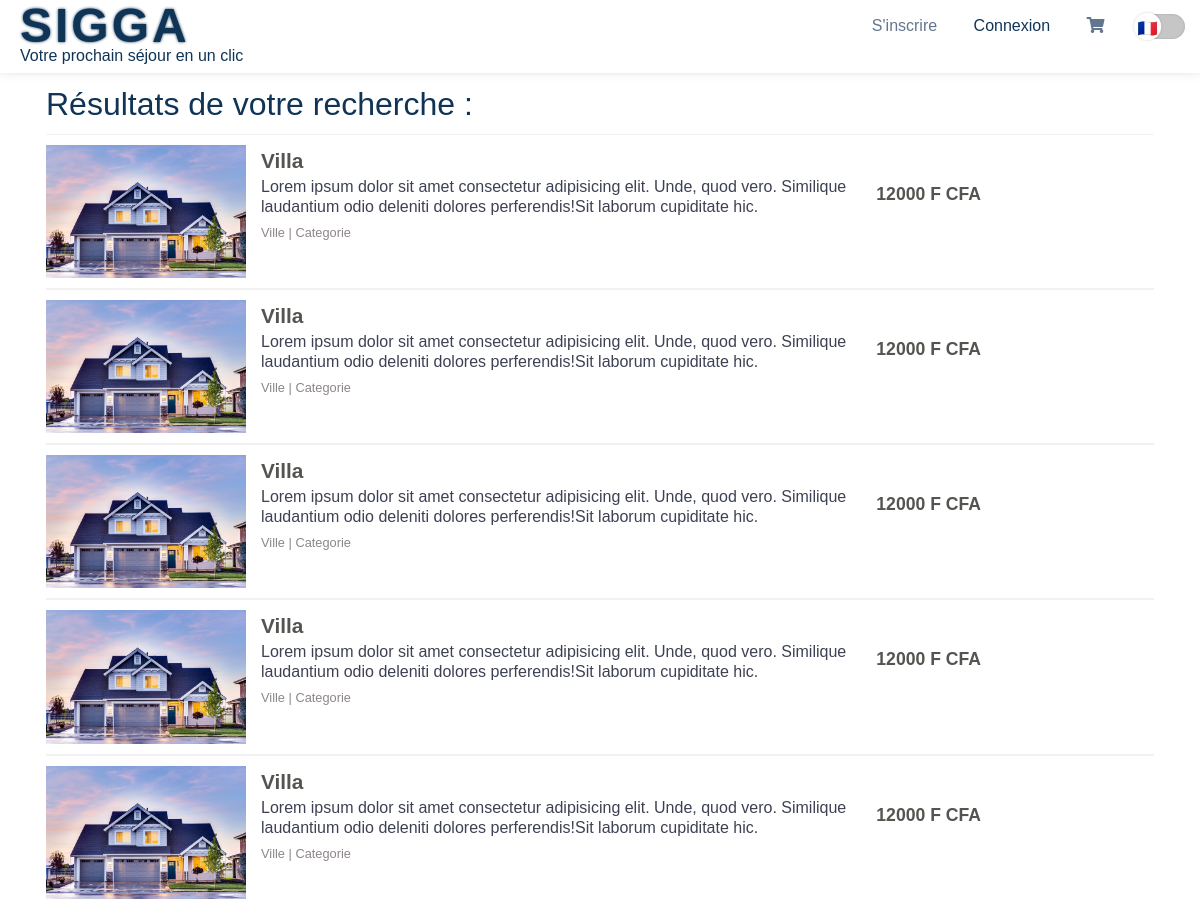
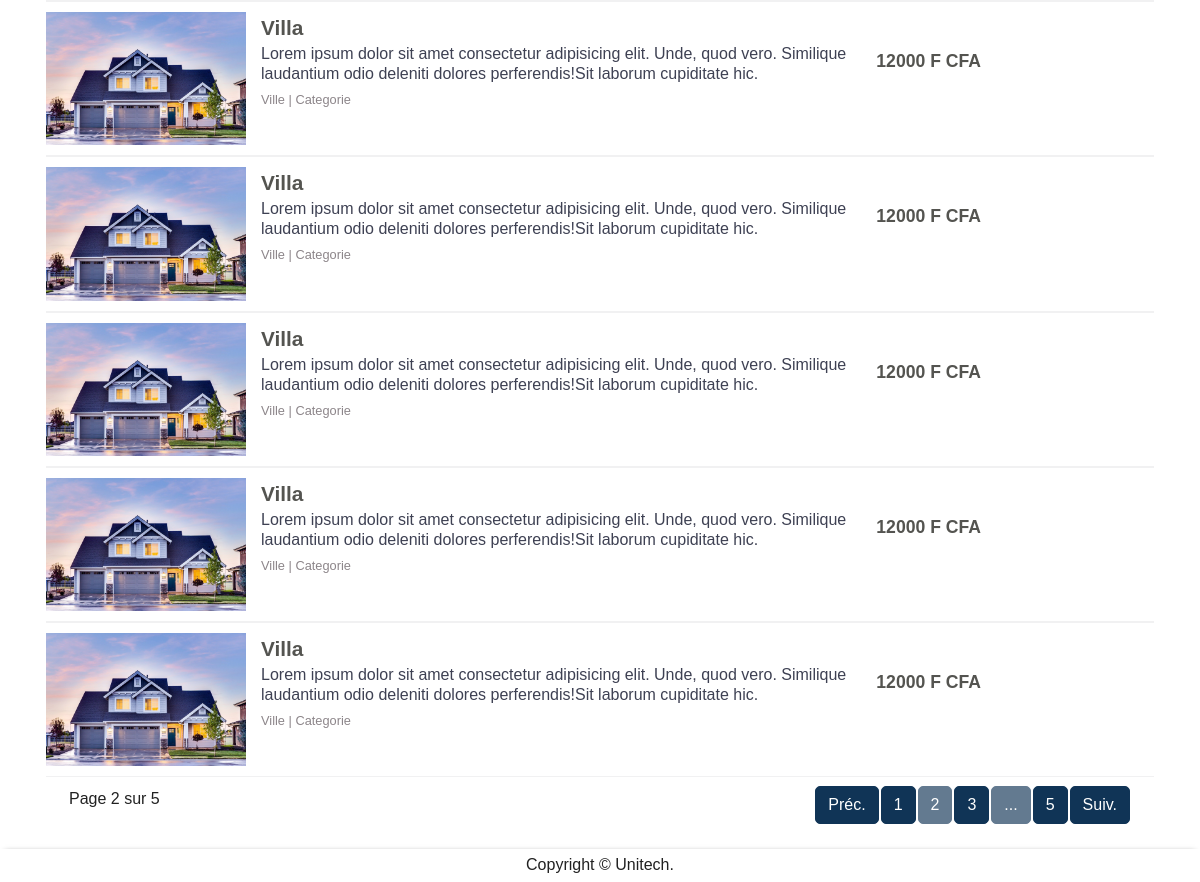
The page /view/search/search.php?page=2 on the database its author committed (2 pictures, top to bottom).
### tables this page shows
CREATE TABLE `house` (
  `id` int(11) NOT NULL,
  `title` varchar(64) DEFAULT NULL,
  `house_description` varchar(255) DEFAULT NULL,
  `price` decimal(10,0) DEFAULT NULL
);

### class/DBHelper.php (called while the page is built, shortened)
<?php
class DBHelper{
    private $host  = "localhost";
    private $login = "moise";
    private $pwd   = "moise";
    private $name  = "sigga";
    public $connexion;
    public function __construct()
    {
        try{
            $attribute = array(PDO::MYSQL_ATTR_INIT_COMMAND => 'SET NAMES utf8', PDO::ATTR_ERRMODE => PDO::ERRMODE_EXCEPTION);
            $this->connexion = new PDO("mysql:host=$this->host;dbname=$this->name",$this->login,$this->pwd, $attribute);
        }catch(PDOException $e){
            echo $e->getMessage();
            die();
        }
    }
    public function select(string $sql, $data = array()){
        $query = $this->connexion->prepare($sql);
        $query->execute($data);
        return $query;
    }
}
?>

### view/search/search-card.php (the view, shortened to what this page needs)
<div class="result-item">
    <a href="../item/item.php?product=<?=$house['id']?>">
        <div class="clearfix">
            <div class="left-col">
                <div class="image">
                    <picture>
                        <img src="../../<?=getHouseMainImage($house['id'])?>">
                    </picture>
                </div>
            </div>
            <div class="right-col">
                <div class="right-col-container">
                    <span class="title">
                        <span class="title ">
                            <?=$house['title']?>
                        </span>
                    </span>
                    <div class="row">
                        <div class="col-md-8 description">
                            <?=compressDescription($house['house_description'])?>
                        </div>
                        <div class="col-md-4">
                            <span class="price">
                                <?=$house['price']?> F CFA
                            </span>
                        </div>
                    </div>
                    <div class="details">
                        Ville | Categorie
                    </div>
                </div>
            </div>
        </div>
    </a>
</div>

### model/search/search.php
<?php
    require_once '../../class/DBHelper.php';
    require_once '../../functions/function.php';
    $database = new DBHelper();
    $row_per_page = 10;
    $query_total_house = "SELECT * FROM house";
    $number_of_house = $database->select($query_total_house);
    $number_of_house = $number_of_house->rowCount();
    $total_page = ceil($number_of_house/$row_per_page);
    $total_pagination_item = 3;
    $page_is_valide = isset($_GET['page']) && is_numeric($_GET['page']) && $_GET['page'] > 0 && $_GET['page'] <= $total_page;
    $page = $page_is_valide ? $_GET['page'] : 1;
    $start_at = ($page - 1) * $row_per_page;
    $query = "SELECT * FROM house LIMIT $start_at, $row_per_page";
    $houses = $database->select($query);
    $houses = $houses->fetchAll();
    $previous = '<a href="search.php?page='.($page - 1) .'" class="btn btn-dark-blue">Préc.</a>';
    $next = '<a href="search.php?page='.($page + 1).'" class="btn btn-dark-blue">Suiv.</a>';
?>

### view/public/header.php (shortened to what this page needs)
<!DOCTYPE html>
<html lang="fr">
<head>
    <link rel="stylesheet" href="/vendor/css/bootstrap.css">
    <link rel="stylesheet" href="/vendor/fontawesome-free/css/all.min.css" type="text/css">
    <link rel="stylesheet" type="text/css" href="/vendor/css/daterangepicker.css" />
    <link rel="stylesheet" href="/vendor/css/home.css">
    <link rel="stylesheet" href="/vendor/css/search-style.css">
    <link rel="stylesheet" href="/vendor/css/background-test.css">
    <link rel="stylesheet" type="text/css" href="/vendor/slick/slick.css"/>
    <link rel="stylesheet" type="text/css" href="/vendor/slick/slick-theme.css"/>
</head>
<body>
    <header class="topbar">
        <div class="sigga">
            <a href="/view/home/">
                <span class="sigga-text">SIGGA</span><br>
                <span class="sloggant">Votre prochain séjour en un clic</span>
            </a>
        </div>
        <nav class="">
            <a href="#" class="nav-register">
                <span class="login">
                    S'inscrire
                </span>
            </a>
            <a href="#" class="nav-login active">
                <span class="login">
                    Connexion
                </span>
            </a>
            <a href="#">
                <i class="fa fa-shopping-cart active" aria-hidden="true"></i>
            </a>
            <input type="checkbox" class="check">
        </nav>
    </header>

### view/search/search.php (shortened to what this page needs)
<?php
    require '../../model/search/search.php';
    require '../public/header.php';
?>
    <div id="banner" class="">
        <main class="container search-container">
            <div class="search-title">
                Résultats de votre recherche :
            </div>
            <?php foreach($houses as $house):?>
                <?php require 'search-card.php';?>
            <?php endforeach;?>
            <div class="row m-2">
                <div class="col-sm-12 col-md-5">
                    <div class="">
                        Page <?=$page?> sur <?=$total_page?>
                    </div>
                </div>
                <div class="col-sm-12 col-md-7">
                    <div class="pagination float-right">
                        <?php
                            if($page>1)
                                echo $previous;
                            for($i = 1; $i <=  $total_page; $i++){
                                $disable = $i == $page ? "disabled " : "";
                                if($i <= $total_pagination_item)
                                echo '<a href="search.php?page='.$i.'" class="'.$disable.'btn btn-dark-blue">'.$i.'</a>';
                            }
                            if($total_page >= $total_pagination_item){
                                echo '<a href="#" class="disabled btn btn-dark-blue">...</a>';
                                echo '<a href="search.php?page='.$total_page.'" class="'.$disable.'btn btn-dark-blue">'.$total_page.'</a>';
                            }
                            if($page < $total_page)
                                echo $next;
                        ?>
                    </div>
                </div>
            </div>
        </main>
    </div>
<?php require '../public/footer.php'?>

### functions/function.php
<?php
    function getHouseMainImage(int $id) : string
    {
        include_once '../class/DBHelper.php';
        $database = new DBHelper();
        $query = "SELECT * FROM house_image WHERE id_house = ? AND main_image = 1";
        $result = $database->select($query,[$id]);
        $image = $result->rowCount() == 1 ? $result->fetch()['house_image'] : 'images/architecture-1836070_1280.jpg';
        return $image;
    }
    function compressDescription(string $description) : string
    {
        $desc = "";
        $vart = explode(" ", $description);
        for($i = 0; $i < ceil(sizeof($vart)/2); $i++){
            $desc .= $vart[$i]." ";
        }
        $desc .= '<span class="d-none-md-custom">';
        for($j = ceil(sizeof($vart)/2); $j <= sizeof($vart); $j++){
            $desc .= $vart[$j]." ";
        }
        $desc .= '</span>';
        return $desc;
    }
?>

### view/public/footer.php (shortened to what this page needs)
    <footer class="footer">
        <p class="footer-text m-0">
            Copyright © Unitech.
        </p>
    </footer>
</body>
</html>

### view/public/header.php (style rules this page uses)
@media (min-width: 992px) { .result-item { line-height: 2em; } }

### rows shown on the page
house: title "Villa", house_description "Lorem ipsum dolor sit amet consectetur adipisicing elit. Unde, quod vero. Similique laudantium odio deleniti dolores perferendis!Sit laborum cupiditate hic.", price "12000"
house: title "Villa", house_description "Lorem ipsum dolor sit amet consectetur adipisicing elit. Unde, quod vero. Similique laudantium odio deleniti dolores perferendis!Sit laborum cupiditate hic.", price "12000"
house: title "Villa", house_description "Lorem ipsum dolor sit amet consectetur adipisicing elit. Unde, quod vero. Similique laudantium odio deleniti dolores perferendis!Sit laborum cupiditate hic.", price "12000"
house: title "Villa", house_description "Lorem ipsum dolor sit amet consectetur adipisicing elit. Unde, quod vero. Similique laudantium odio deleniti dolores perferendis!Sit laborum cupiditate hic.", price "12000"
house: title "Villa", house_description "Lorem ipsum dolor sit amet consectetur adipisicing elit. Unde, quod vero. Similique laudantium odio deleniti dolores perferendis!Sit laborum cupiditate hic.", price "12000"
house: title "Villa", house_description "Lorem ipsum dolor sit amet consectetur adipisicing elit. Unde, quod vero. Similique laudantium odio deleniti dolores perferendis!Sit laborum cupiditate hic.", price "12000"
house: title "Villa", house_description "Lorem ipsum dolor sit amet consectetur adipisicing elit. Unde, quod vero. Similique laudantium odio deleniti dolores perferendis!Sit laborum cupiditate hic.", price "12000"
house: title "Villa", house_description "Lorem ipsum dolor sit amet consectetur adipisicing elit. Unde, quod vero. Similique laudantium odio deleniti dolores perferendis!Sit laborum cupiditate hic.", price "12000"
house: title "Villa", house_description "Lorem ipsum dolor sit amet consectetur adipisicing elit. Unde, quod vero. Similique laudantium odio deleniti dolores perferendis!Sit laborum cupiditate hic.", price "12000"
house: title "Villa", house_description "Lorem ipsum dolor sit amet consectetur adipisicing elit. Unde, quod vero. Similique laudantium odio deleniti dolores perferendis!Sit laborum cupiditate hic.", price "12000"

### other values the page prints
$page "2"
$total_page "5"
